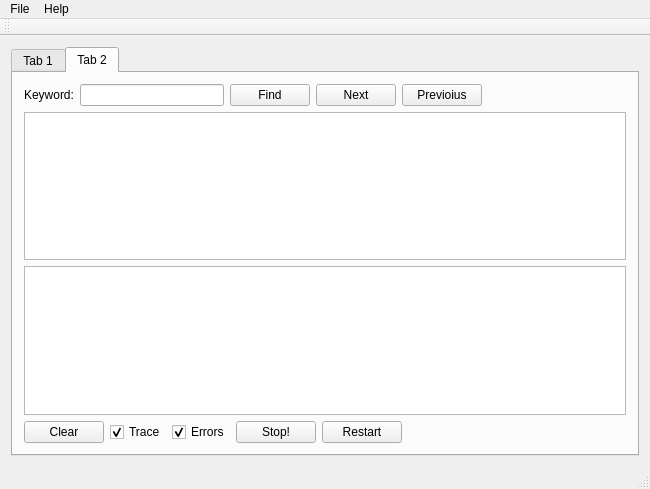
<?xml version="1.0" encoding="UTF-8"?>
<ui version="4.0">
 <class>Kraken</class>
 <widget class="QMainWindow" name="Kraken">
  <property name="geometry">
   <rect>
    <x>0</x>
    <y>0</y>
    <width>650</width>
    <height>489</height>
   </rect>
  </property>
  <property name="windowTitle">
   <string>Kraken</string>
  </property>
  <widget class="QWidget" name="centralWidget">
   <layout class="QVBoxLayout" name="verticalLayout_2">
    <item>
     <widget class="QTabWidget" name="tabWidget">
      <property name="currentIndex">
       <number>1</number>
      </property>
      <widget class="QWidget" name="tab">
       <attribute name="title">
        <string>Tab 1</string>
       </attribute>
       <widget class="QLabel" name="pictureLabel">
        <property name="geometry">
         <rect>
          <x>380</x>
          <y>250</y>
          <width>211</width>
          <height>121</height>
         </rect>
        </property>
        <property name="text">
         <string>TextLabel</string>
        </property>
       </widget>
       <widget class="QLabel" name="label">
        <property name="geometry">
         <rect>
          <x>10</x>
          <y>20</y>
          <width>31</width>
          <height>16</height>
         </rect>
        </property>
        <property name="text">
         <string>Age:</string>
        </property>
       </widget>
       <widget class="QSpinBox" name="ageSpin">
        <property name="geometry">
         <rect>
          <x>50</x>
          <y>20</y>
          <width>42</width>
          <height>22</height>
         </rect>
        </property>
       </widget>
       <widget class="QSlider" name="ageSlider">
        <property name="geometry">
         <rect>
          <x>120</x>
          <y>20</y>
          <width>160</width>
          <height>22</height>
         </rect>
        </property>
        <property name="orientation">
         <enum>Qt::Horizontal</enum>
        </property>
       </widget>
      </widget>
      <widget class="QWidget" name="tab_2">
       <attribute name="title">
        <string>Tab 2</string>
       </attribute>
       <layout class="QVBoxLayout" name="verticalLayout_3">
        <item>
         <layout class="QHBoxLayout" name="horizontalLayout">
          <item>
           <widget class="QLabel" name="label_2">
            <property name="text">
             <string>Keyword:</string>
            </property>
           </widget>
          </item>
          <item>
           <widget class="QLineEdit" name="searchKeyEdit"/>
          </item>
          <item>
           <widget class="QPushButton" name="searchButton">
            <property name="text">
             <string>Find</string>
            </property>
           </widget>
          </item>
          <item>
           <widget class="QPushButton" name="nextButton">
            <property name="text">
             <string>Next</string>
            </property>
           </widget>
          </item>
          <item>
           <widget class="QPushButton" name="prevButton">
            <property name="text">
             <string>Previoius</string>
            </property>
           </widget>
          </item>
          <item>
           <spacer name="horizontalSpacer">
            <property name="orientation">
             <enum>Qt::Horizontal</enum>
            </property>
            <property name="sizeHint" stdset="0">
             <size>
              <width>40</width>
              <height>20</height>
             </size>
            </property>
           </spacer>
          </item>
         </layout>
        </item>
        <item>
         <layout class="QVBoxLayout" name="verticalLayout">
          <item>
           <widget class="QTextEdit" name="logEdit"/>
          </item>
          <item>
           <widget class="QPlainTextEdit" name="logEdit2"/>
          </item>
         </layout>
        </item>
        <item>
         <layout class="QHBoxLayout" name="horizontalLayout_2">
          <item>
           <widget class="QPushButton" name="clearButton">
            <property name="text">
             <string>Clear</string>
            </property>
           </widget>
          </item>
          <item>
           <widget class="QCheckBox" name="traceCheck">
            <property name="text">
             <string>Trace</string>
            </property>
            <property name="checked">
             <bool>true</bool>
            </property>
           </widget>
          </item>
          <item>
           <widget class="QCheckBox" name="errorsCheck">
            <property name="text">
             <string>Errors</string>
            </property>
            <property name="checked">
             <bool>true</bool>
            </property>
           </widget>
          </item>
          <item>
           <widget class="QPushButton" name="stopButton">
            <property name="text">
             <string>Stop!</string>
            </property>
           </widget>
          </item>
          <item>
           <widget class="QPushButton" name="pushButton_2">
            <property name="text">
             <string>Restart</string>
            </property>
           </widget>
          </item>
          <item>
           <spacer name="horizontalSpacer_2">
            <property name="orientation">
             <enum>Qt::Horizontal</enum>
            </property>
            <property name="sizeHint" stdset="0">
             <size>
              <width>40</width>
              <height>20</height>
             </size>
            </property>
           </spacer>
          </item>
         </layout>
        </item>
       </layout>
      </widget>
     </widget>
    </item>
   </layout>
  </widget>
  <widget class="QMenuBar" name="menuBar">
   <property name="geometry">
    <rect>
     <x>0</x>
     <y>0</y>
     <width>650</width>
     <height>21</height>
    </rect>
   </property>
   <widget class="QMenu" name="menuFile">
    <property name="title">
     <string>File</string>
    </property>
    <addaction name="actionExit"/>
   </widget>
   <widget class="QMenu" name="menuHelp">
    <property name="title">
     <string>Help</string>
    </property>
    <addaction name="actionManual"/>
   </widget>
   <addaction name="menuFile"/>
   <addaction name="menuHelp"/>
  </widget>
  <widget class="QToolBar" name="mainToolBar">
   <attribute name="toolBarArea">
    <enum>TopToolBarArea</enum>
   </attribute>
   <attribute name="toolBarBreak">
    <bool>false</bool>
   </attribute>
  </widget>
  <widget class="QStatusBar" name="statusBar"/>
  <action name="actionExit">
   <property name="text">
    <string>Exit</string>
   </property>
  </action>
  <action name="actionManual">
   <property name="text">
    <string>Manual</string>
   </property>
   <property name="toolTip">
    <string>Open the manual in a browser</string>
   </property>
  </action>
 </widget>
 <layoutdefault spacing="6" margin="11"/>
 <resources/>
 <connections/>
</ui>
